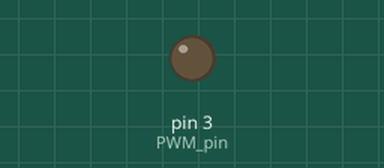
Simulated run of this sketch. Board: Arduino Uno, built with avr-gcc and run on an emulated ATmega328P. Parts: output pins drawn as LEDs (lit = HIGH).

Above: at 0.05 s.
At 1.3 s:
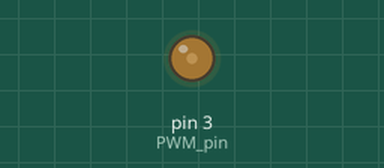
At 2.6 s:
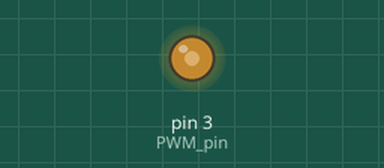
At 5.2 s:
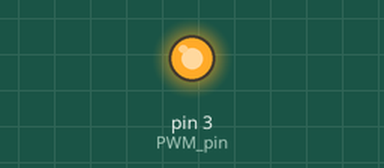
Timing chart, 0 to 6.8 s (numbered marks = the images above):
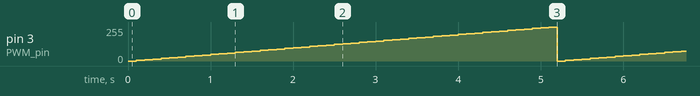

The sketch:

npn2.ino
```cpp
#define PWM_pin 3
int gain=5;
int modulation=0;

void setup() {
pinMode(PWM_pin, OUTPUT);
}

void loop() {
analogWrite(PWM_pin, modulation);

if (modulation < 255)
{
modulation = modulation + gain;
}
else{
modulation = 0;
}
delay(100);
}
```

Measured:
- by itself, pin 3 (PWM_pin): ramps from 0/255 to 255/255 and jumps back, once every 5.2 s
